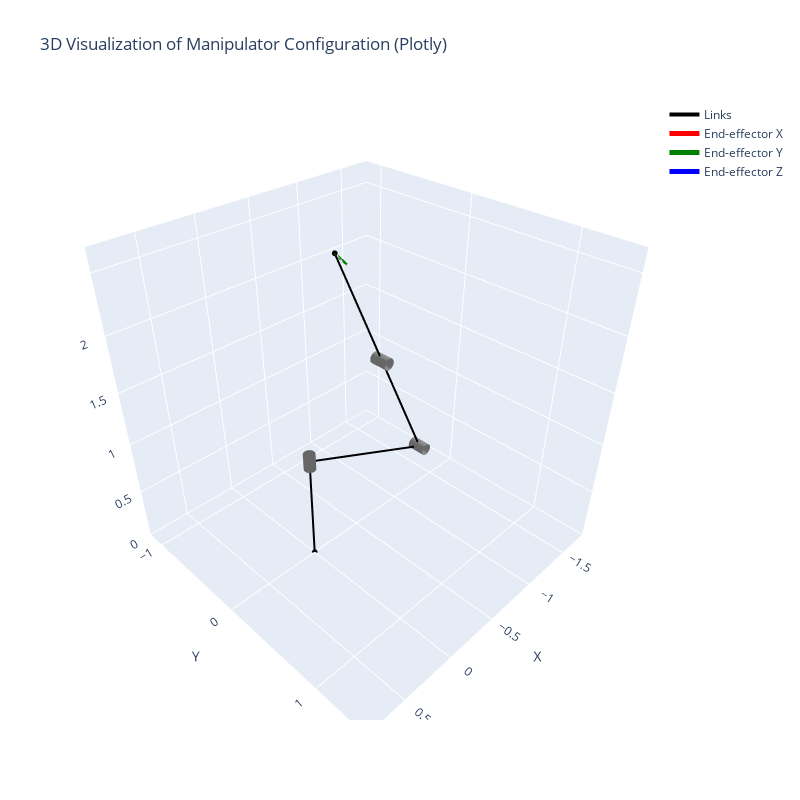

This figure's notebook cell:
### Markdown cell above
### Visualize Sample
Let's visualize a sample in 3D.

### Code cell
import numpy as np
import plotly.graph_objects as go

# --- Helper Functions for Plotly Visualization ---

def get_rotation_matrix_for_axis(axis_str):
    """
    Return a 3x3 rotation matrix that rotates a vector from the default (z-axis)
    to be aligned with the specified axis ('x', 'y', or 'z').
    Here the default cylinder is built along the z-axis.
    """
    axis_str = axis_str.lower()
    if axis_str == 'x':
        # Rotate from z to x: rotate -90° about y.
        angle = -np.pi/2
        R = np.array([
            [ np.cos(angle), 0, np.sin(angle)],
            [ 0,             1, 0],
            [-np.sin(angle), 0, np.cos(angle)]
        ])
    elif axis_str == 'y':
        # Rotate from z to y: rotate +90° about x.
        angle = np.pi/2
        R = np.array([
            [1, 0,             0],
            [0, np.cos(angle), -np.sin(angle)],
            [0, np.sin(angle),  np.cos(angle)]
        ])
    elif axis_str == 'z':
        R = np.eye(3)
    else:
        raise ValueError("Invalid axis string. Must be 'x', 'y', or 'z'.")
    return R

def cylinder_mesh(center, axis_str, radius=0.05, height=0.15, resolution=20):
    """
    Compute mesh grids (X, Y, Z) for a cylinder built along the default z-axis and then
    rotated so its long axis aligns with the specified axis (axis_str). The mesh is then translated 
    to the provided center.
    """
    z = np.linspace(-height/2, height/2, resolution)
    theta = np.linspace(0, 2*np.pi, resolution)
    theta_grid, z_grid = np.meshgrid(theta, z)
    x_grid = radius * np.cos(theta_grid)
    y_grid = radius * np.sin(theta_grid)
    # Flatten the grid for transformation.
    points = np.vstack((x_grid.ravel(), y_grid.ravel(), z_grid.ravel()))
    
    # Rotate from default z-axis to desired axis.
    R_align = get_rotation_matrix_for_axis(axis_str)
    rotated_points = R_align.dot(points)
    
    # Reshape and translate.
    X = rotated_points[0, :].reshape(theta_grid.shape) + center[0]
    Y = rotated_points[1, :].reshape(theta_grid.shape) + center[1]
    Z = rotated_points[2, :].reshape(theta_grid.shape) + center[2]
    
    return X, Y, Z

def quaternion_to_rotation_matrix(quat):
    """
    Convert a quaternion (in ROS format: (x, y, z, w)) to a 3x3 rotation matrix.
    """
    x, y, z, w = quat
    R = np.array([
        [1 - 2*(y**2 + z**2),   2*(x*y - z*w),       2*(x*z + y*w)],
        [2*(x*y + z*w),         1 - 2*(x**2 + z**2), 2*(y*z - x*w)],
        [2*(x*z - y*w),         2*(y*z + x*w),       1 - 2*(x**2 + y**2)]
    ])
    return R

# --- Visualization Code using Plotly ---
# Assume:
# - robot_arm is an instance of RobotArm (already created).
# - joint_angles is a given array (or list) of joint angles.
# For example:
# joint_angles = robot_arm.sample_random_joint_angles()

# Get the full chain of poses.
poses = robot_arm.get_joint_poses(test_angles)
# Extract positions (each pose is a tuple (position, quaternion)).
positions = np.array([pose[0] for pose in poses])  # shape: (num_joints+2, 3)

# Compute the overall data bounds.
x_min, x_max = positions[:,0].min(), positions[:,0].max()
y_min, y_max = positions[:,1].min(), positions[:,1].max()
z_min, z_max = positions[:,2].min(), positions[:,2].max()
x_center = (x_min + x_max) / 2
y_center = (y_min + y_max) / 2
z_center = (z_min + z_max) / 2
max_range = max(x_max - x_min, y_max - y_min, z_max - z_min)
half_range = max_range / 2

# Set the axis range as a cube centered on the data.
x_range = [x_center - half_range, x_center + half_range]
y_range = [y_center - half_range, y_center + half_range]
z_range = [z_center - half_range, z_center + half_range]

# Create a Plotly figure.
fig = go.Figure()

# Plot the links as a 3D line.
fig.add_trace(go.Scatter3d(
    x = positions[:,0],
    y = positions[:,1],
    z = positions[:,2],
    mode = 'lines+markers',
    line = dict(color='black', width=4),
    marker = dict(size=2),
    name = 'Links'
))

# Plot each joint as a solid cylinder.
joint_radius = 0.05
joint_height = 0.15
for i in range(1, len(poses)-1):  # Skip base and optionally the end-effector.
    center = poses[i][0]
    axis_str = robot_arm.rotation_axes[i-1]  # Each joint's rotation axis.
    X, Y, Z = cylinder_mesh(center, axis_str, radius=joint_radius, height=joint_height, resolution=20)
    # Use a constant surface color for a solid appearance.
    surface_color = np.ones_like(X)
    fig.add_trace(go.Surface(
        x = X, y = Y, z = Z,
        surfacecolor = surface_color,
        colorscale = [[0, 'gray'], [1, 'gray']],
        cmin = 0, cmax = 1,
        showscale = False,
        opacity = 1,
        name = f'Joint {i}'
    ))

# Plot the end-effector pose as a coordinate frame.
end_effector_pos, end_effector_quat = poses[-1]
R_eff = robot_arm._quaternion_to_rotation_matrix(end_effector_quat)
frame_axis_length = 0.2
x_axis_vec = R_eff[:,0] * frame_axis_length
y_axis_vec = R_eff[:,1] * frame_axis_length
z_axis_vec = R_eff[:,2] * frame_axis_length

fig.add_trace(go.Scatter3d(
    x = [end_effector_pos[0], end_effector_pos[0] + x_axis_vec[0]],
    y = [end_effector_pos[1], end_effector_pos[1] + x_axis_vec[1]],
    z = [end_effector_pos[2], end_effector_pos[2] + x_axis_vec[2]],
    mode = 'lines',
    line = dict(color='red', width=5),
    name = 'End-effector X'
))
fig.add_trace(go.Scatter3d(
    x = [end_effector_pos[0], end_effector_pos[0] + y_axis_vec[0]],
    y = [end_effector_pos[1], end_effector_pos[1] + y_axis_vec[1]],
    z = [end_effector_pos[2], end_effector_pos[2] + y_axis_vec[2]],
    mode = 'lines',
    line = dict(color='green', width=5),
    name = 'End-effector Y'
))
fig.add_trace(go.Scatter3d(
    x = [end_effector_pos[0], end_effector_pos[0] + z_axis_vec[0]],
    y = [end_effector_pos[1], end_effector_pos[1] + z_axis_vec[1]],
    z = [end_effector_pos[2], end_effector_pos[2] + z_axis_vec[2]],
    mode = 'lines',
    line = dict(color='blue', width=5),
    name = 'End-effector Z'
))

# Update the layout with a square figure and set the axis ranges to form a cube.
fig.update_layout(
    width=800,
    height=800,
    scene=dict(
        xaxis=dict(title="X", range=x_range),
        yaxis=dict(title="Y", range=y_range),
        zaxis=dict(title="Z", range=z_range),
        aspectmode='manual',
        aspectratio=dict(x=1, y=1, z=1)
    ),
    title="3D Visualization of Manipulator Configuration (Plotly)"
)

fig.show()

### Figure 1 — Plotly figure (JSON) as saved in the notebook; plotly's stock layout.template omitted (floating-point values rounded to 4 significant figures; data arrays with more than 128 entries replaced by an {"elided": "..."} marker saying what was removed)
{"data": [{"line": {"color": "black", "width": 4}, "marker": {"size": 2}, "mode": "lines+markers", "name": "Links", "type": "scatter3d", "x": [0.0, 0.0, -0.9278, -0.5856, -0.2434], "y": [0.0, 0.0, 0.3298, 0.2082, 0.08652], "z": [0.0, 1.0, 0.8258, 1.758, 2.689]}, {"cmax": 1, "cmin": 0, "colorscale": [[0, "gray"], [1, "gray"]], "name": "Joint 1", "opacity": 1, "showscale": false, "surfacecolor": {"elided": "20x20 float values"}, "type": "surface", "x": {"elided": "20x20 float values"}, "y": {"elided": "20x20 float values"}, "z": {"elided": "20x20 float values"}}, {"cmax": 1, "cmin": 0, "colorscale": [[0, "gray"], [1, "gray"]], "name": "Joint 2", "opacity": 1, "showscale": false, "surfacecolor": {"elided": "20x20 float values"}, "type": "surface", "x": {"elided": "20x20 float values"}, "y": {"elided": "20x20 float values"}, "z": {"elided": "20x20 float values"}}, {"cmax": 1, "cmin": 0, "colorscale": [[0, "gray"], [1, "gray"]], "name": "Joint 3", "opacity": 1, "showscale": false, "surfacecolor": {"elided": "20x20 float values"}, "type": "surface", "x": {"elided": "20x20 float values"}, "y": {"elided": "20x20 float values"}, "z": {"elided": "20x20 float values"}}, {"line": {"color": "red", "width": 5}, "mode": "lines", "name": "End-effector X", "type": "scatter3d", "x": [-0.2434, -0.1749], "y": [0.08652, 0.06219], "z": [2.689, 2.876]}, {"line": {"color": "green", "width": 5}, "mode": "lines", "name": "End-effector Y", "type": "scatter3d", "x": [-0.2434, -0.1764], "y": [0.08652, 0.275], "z": [2.689, 2.689]}, {"line": {"color": "blue", "width": 5}, "mode": "lines", "name": "End-effector Z", "type": "scatter3d", "x": [-0.2434, -0.419], "y": [0.08652, 0.1489], "z": [2.689, 2.762]}], "layout": {"height": 800, "scene": {"aspectmode": "manual", "aspectratio": {"x": 1, "y": 1, "z": 1}, "xaxis": {"range": [-1.809, 0.8807], "title": {"text": "X"}}, "yaxis": {"range": [-1.18, 1.51], "title": {"text": "Y"}}, "zaxis": {"range": [0, 2.689], "title": {"text": "Z"}}}, "title": {"text": "3D Visualization of Manipulator Configuration (Plotly)"}, "width": 800}}
